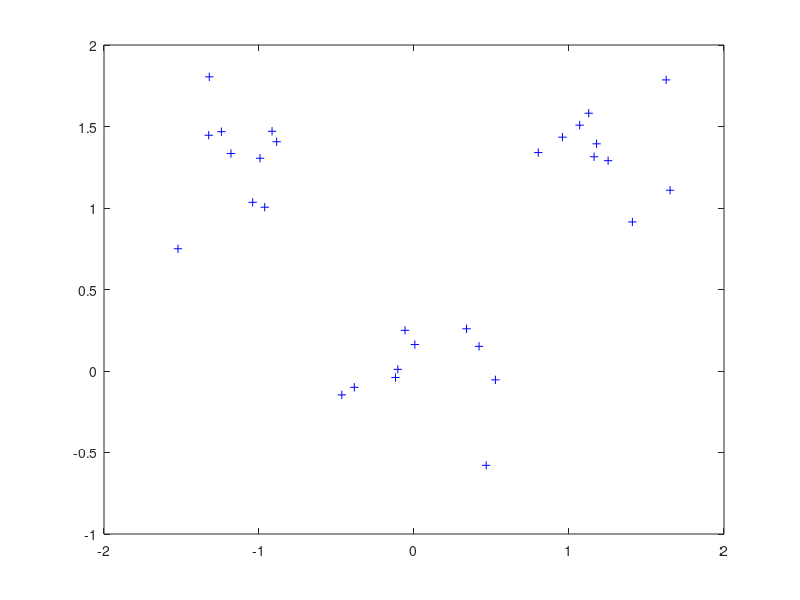
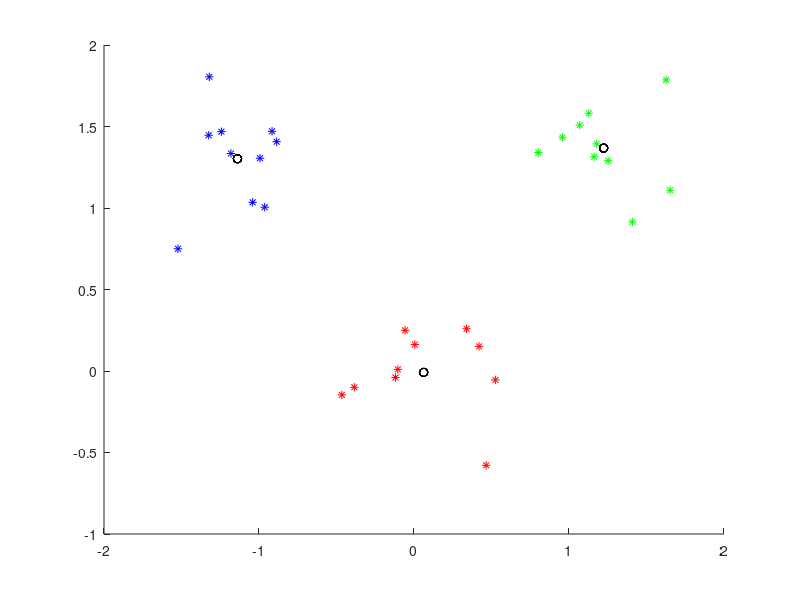

Write MATLAB code to recreate these figures, in order.
clear;
clc;
times = 0;
N = input('请设置聚类数目：');%设置聚类数目
%% 第一组数据
mu1=[0 0];  %均值
S1=[0.1 0 ; 0 0.1];  %协方差
data1=mvnrnd(mu1,S1,10);   %产生高斯分布数据
%% 第二组数据
mu2=[-1.25 1.25];
S2=[0.1 0 ; 0 0.1];
data2=mvnrnd(mu2,S2,10);
%% 第三组数据
mu3=[1.25 1.25];
S3=[0.1 0 ; 0 0.1];
data3=mvnrnd(mu3,S3,10);
%% 显示数据
plot(data1(:,1),data1(:,2),'b+');
hold on;
plot(data2(:,1),data2(:,2),'b+');
plot(data3(:,1),data3(:,2),'b+');
%%  初始化工作
data = [data1;data2;data3];
[m,n] = size(data); % m = 30,n = 2
center = zeros(N,n);% 初始化聚类中心，生成N行n列的零矩阵
pattern = data;     % 将整个数据拷贝到pattern矩阵中
%% 算法
for x = 1 : N
    center(x,:) = data(randi(3,1),:); % 第一次随机产生聚类中心 randi返回1*1的(1,300)的数
end
while true
distence = zeros(1,N);   % 产生1行N列的零矩阵
num = zeros(1,N);        % 产生1行N列的零矩阵
new_center = zeros(N,n); % 产生N行n列的零矩阵
%% 将所有的点打上标签1 2 3...N
for x = 1 : m
    for y = 1 : N
        distence(y) = norm(data(x,:) - center(y,:)); % norm函数计算到每个类的距离
    end
    [~,temp] = min(distence); %求最小的距离 ~是距离值，temp是第几个
    pattern(x,n + 1) = temp;         
end
times = times+1;
k = 0;
%% 将所有在同一类里的点坐标全部相加，计算新的中心坐标
for y = 1 : N
    for x = 1 : m
        if pattern(x,n + 1) == y
           new_center(y,:) = new_center(y,:) + pattern(x,1:n);
           num(y) = num(y) + 1;
        end
    end
    new_center(y,:) = new_center(y,:) / num(y);
    if norm(new_center(y,:) - center(y,:)) < 0.0001 %设定最小误差变化（阈值）
        k = k + 1;
    end
end
if k == N || times > 10000 % 设置终止条件（加入最大迭代次数限制）
     break;
else
     center = new_center;
end
end
[m, n] = size(pattern); %[m,n] = [30,3]
 
%% 最后显示聚类后的数据
figure;
hold on;
for i = 1 : m
    if pattern(i,n) == 1 
         plot(pattern(i,1),pattern(i,2),'r*');
         plot(center(1,1),center(1,2),'ko');
    elseif pattern(i,n) == 2
         plot(pattern(i,1),pattern(i,2),'g*');
         plot(center(2,1),center(2,2),'ko');
    elseif pattern(i,n) == 3
         plot(pattern(i,1),pattern(i,2),'b*');
         plot(center(3,1),center(3,2),'ko');
    elseif pattern(i,n) == 4
         plot(pattern(i,1),pattern(i,2),'y*');
         plot(center(4,1),center(4,2),'ko');
    else
         plot(pattern(i,1),pattern(i,2),'m*');
         plot(center(5,1),center(5,2),'ko');
    end
end
